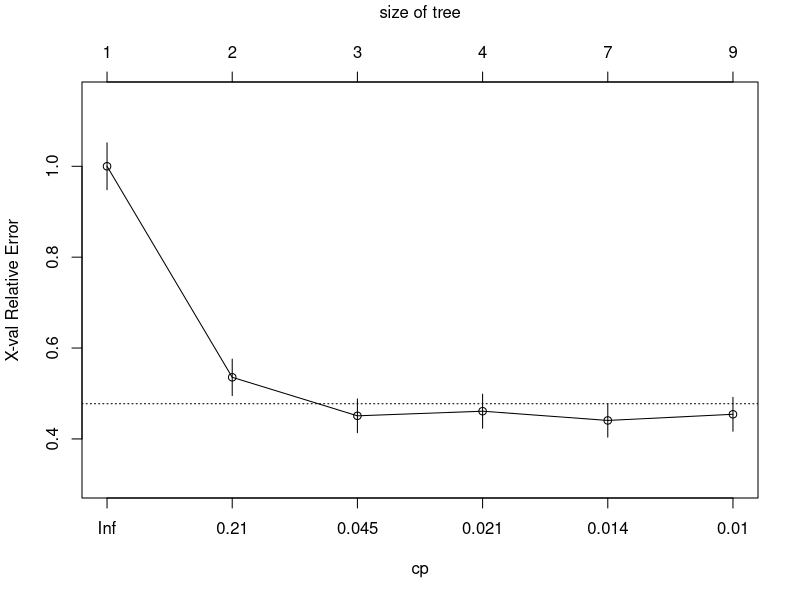
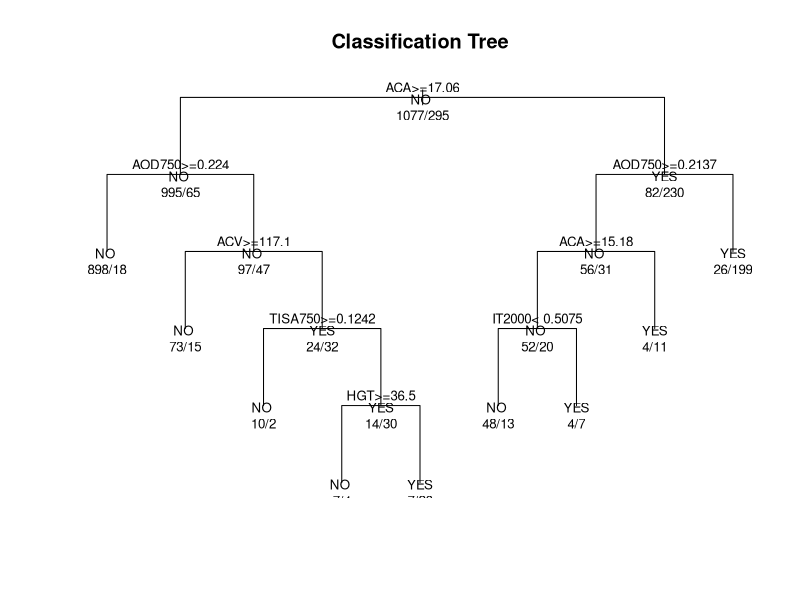
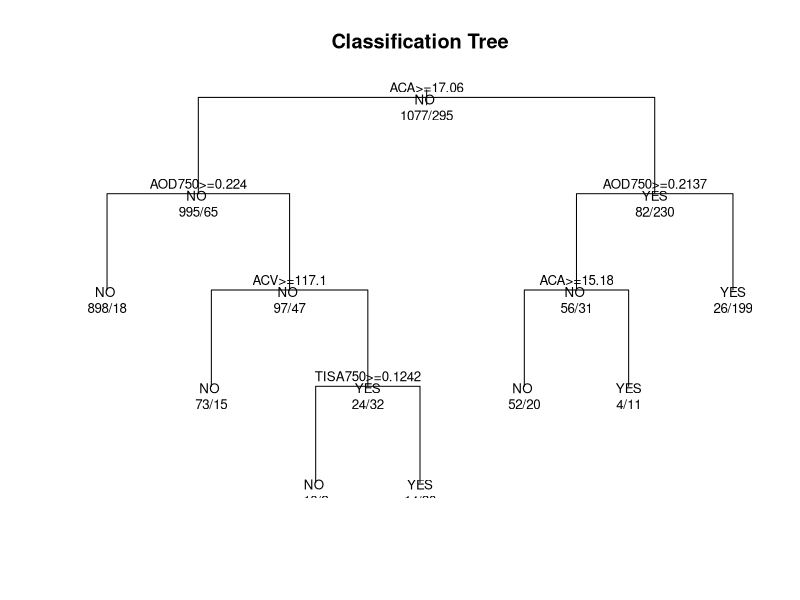

Generate these figures, in order, with R:
# install.packages('rpart',dependencies=TRUE)
# install.packages('randomForest',dependencies=TRUE)
# install.packages('party')


# Clearing memory, loading packages
rm(list=ls())
library(rpart)
library(e1071)
library(party)
library(randomForest)
# Reading the data
data.tr <- read.csv("AngleClosure.csv")
data.ca <- read.csv("AngleClosure_ValidationCases.csv")
data.co <- read.csv("AngleClosure_ValidationControls.csv")
# Cleaning the data
data.tr <- data.tr[complete.cases(data.tr),]
data.tr <- data.tr[,-c(1,15,16)]
data.tr[,-21] <- data.matrix(data.tr[,-21])
data.tr[,21] <- factor(data.tr[,21])
row.names(data.tr) <- NULL

# Fitting the model
model.tree <- rpart(ANGLE.CLOSURE~., data = data.tr, method="class")
printcp(model.tree) # display the results 
plotcp(model.tree) # visualize cross-validation results 
summary(model.tree) # detailed summary of splits
pred <- predict(model.tree, data.tr, type="class")
tab <- table(pred=pred, true=data.tr[,21])
classAgreement(tab)

# Visualizing the decision tree
plot(model.tree, uniform=TRUE, main="Classification Tree")
text(model.tree, use.n=TRUE, all=TRUE, cex=.8)

# prune the tree 
index.min <- which.min(model.tree$cptable[,"xerror"])
model.tree <- prune(model.tree, cp=model.tree$cptable[index.min,"CP"])

# Visualizing the decision tree
plot(model.tree, uniform=TRUE, main="Classification Tree")
text(model.tree, use.n=TRUE, all=TRUE, cex=.8)

# Random Forest prediction of Kyphosis data
model.tree <- randomForest(ANGLE.CLOSURE~., data = data.tr, importance=TRUE, ntree=300)
print(model.tree) # view results 
importance(model.tree) # importance of each predictor

# Random Forest prediction of Kyphosis data
model.tree <- cforest(ANGLE.CLOSURE~., data = data.tr, controls=cforest_unbiased(ntree=300, mtry=3))
pred <- predict(model.tree)
tab <- table(pred=pred, true=data.tr[,21])
classAgreement(tab)
